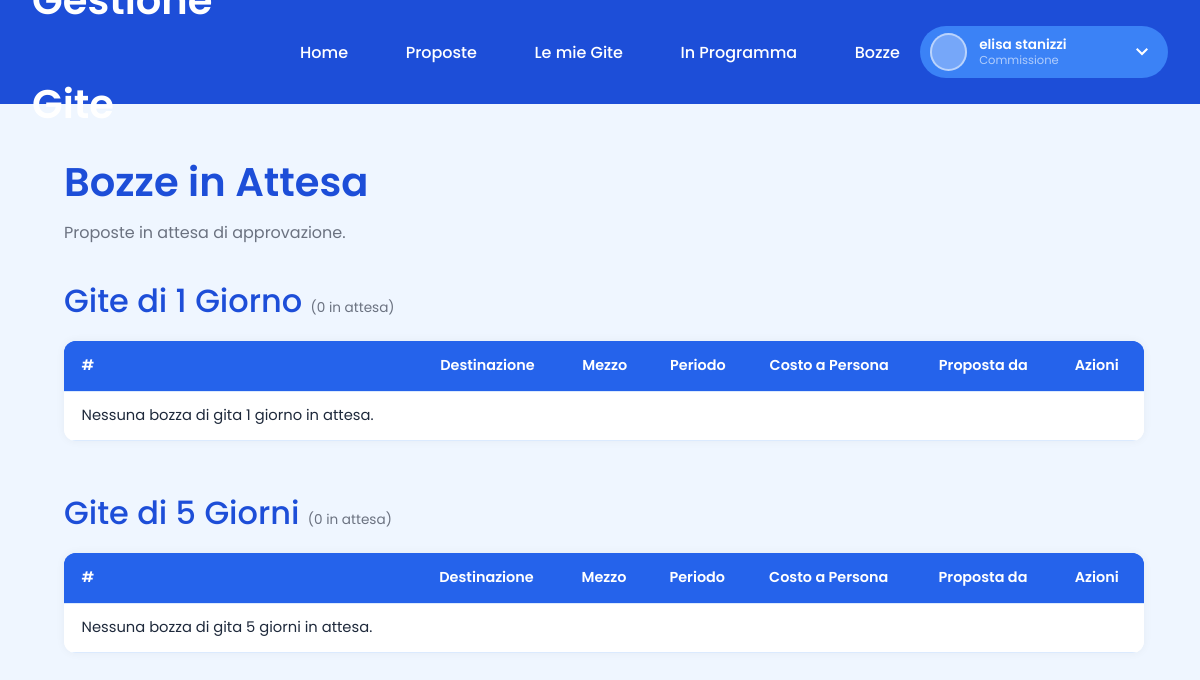
/elencoBozze.php (signed in), run on an earlier commit of the app's database.
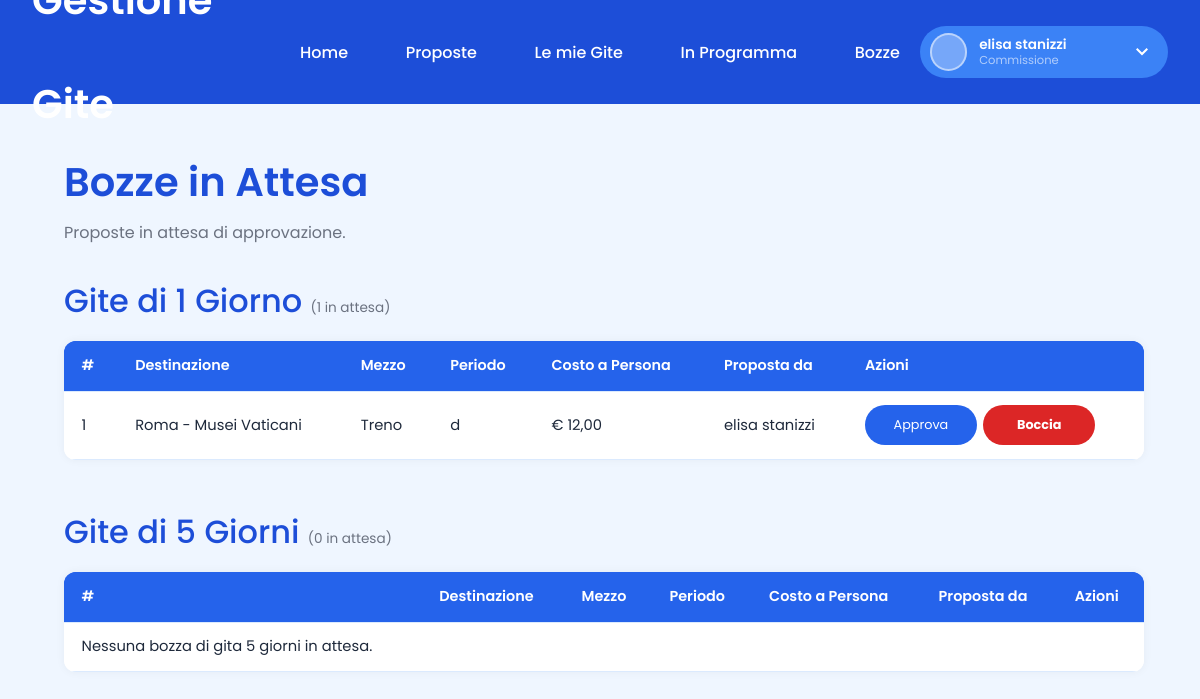
And on a later commit of the database.
### tables this page shows
CREATE TABLE `gita1g` (
  `idGita` int(11) NOT NULL,
  `idUtente` int(11) NOT NULL,
  `destinazione` varchar(255) NOT NULL,
  `descrizione` varchar(50) DEFAULT NULL,
  `mezzo` varchar(100) DEFAULT NULL,
  `periodo` varchar(100) DEFAULT NULL,
  `giorno` date DEFAULT NULL,
  `costoMezzo` decimal(10,2) DEFAULT NULL,
  `costoAttivita` decimal(10,2) DEFAULT NULL,
  `costoAPersona` decimal(10,2) DEFAULT NULL,
  `numAlunni` int(11) DEFAULT NULL,
  `classi` varchar(20) DEFAULT NULL,
  `idStato` int(11) NOT NULL
);

CREATE TABLE `utente` (
  `IDUtente` int(11) NOT NULL,
  `Nome` varchar(50) NOT NULL,
  `Cognome` varchar(50) NOT NULL,
  `Mail` varchar(100) NOT NULL,
  `Password` varchar(255) NOT NULL,
  `IDTipo` int(11) NOT NULL
);

### elencoBozze.php (the view, shortened to what this page needs)
<?php
include('nav.php');
$bozze1g = $conn->query("
    SELECT g.idGita, g.destinazione, g.mezzo, g.periodo, g.costoAPersona,
           u.Nome, u.Cognome
    FROM gita1g g
    JOIN utente u ON g.idUtente = u.IDUtente
    WHERE g.idStato = 1
    ORDER BY g.idGita DESC
");
$bozze5g = $conn->query("
    SELECT g.idGita, g.destinazione, g.mezzo, g.periodo, g.costoAPersona,
           u.Nome, u.Cognome
    FROM gite5 g
    JOIN utente u ON g.idUtente = u.IDUtente
    WHERE g.idStato = 1
    ORDER BY g.idGita DESC
");
$tot1g = $bozze1g ? $bozze1g->num_rows : 0;
$tot5g = $bozze5g ? $bozze5g->num_rows : 0;
?>
<!DOCTYPE html>
<html lang="it">
<head>
    <link rel="stylesheet" href="style.css">
    <link rel="stylesheet" href="vetrina.css">
    <link rel="stylesheet" href="style_custom.css">
</head>
<body>
<div class="container">
<main class="content bozze-padding">
<div class="hero-section">
    <h2 style="margin-bottom:0.5rem;color:var(--blue-700);">Bozze in Attesa</h2>
    <p>Proposte in attesa di approvazione.</p>
</div>
<div style="display:flex;align-items:center;justify-content:space-between;margin-top:2rem;margin-bottom:1rem;">
    <h3 style="color:var(--blue-700);margin:0;">Gite di 1 Giorno <span style="font-size:.85rem;font-weight:400;color:#6b7280;">(<?= $tot1g ?> in attesa)</span></h3>
</div>
<div class="table-section" style="margin-bottom:3rem;"><div class="table-container">
<table>
<thead><tr>
    <th>#</th>
    <th>Destinazione</th>
    <th>Mezzo</th>
    <th>Periodo</th>
    <th>Costo a Persona</th>
    <th>Proposta da</th>
    <th>Azioni</th>
</tr></thead>
<tbody>
<?php
$n = 1;
if ($bozze1g && $bozze1g->num_rows > 0) {
    while ($r = $bozze1g->fetch_assoc()) {
        $dest   = htmlspecialchars($r['destinazione']);
        $mezzo  = htmlspecialchars($r['mezzo'] ?? '—');
        $per    = htmlspecialchars($r['periodo'] ?? '—');
        $costo  = number_format($r['costoAPersona'], 2, ',', '.');
        $autore = htmlspecialchars($r['Nome'] . ' ' . $r['Cognome']);
        $id     = intval($r['idGita']);
        echo "<tr>
            <td>$n</td>
            <td>$dest</td>
            <td>$mezzo</td>
            <td>$per</td>
            <td>&euro; $costo</td>
            <td>$autore</td>
            <td style='display:flex;gap:0.4rem;'>
                <button type='button' class='button xs'        onclick=\"apriConferma($id,'approva','azione_1g','$dest')\">Approva</button>
                <button type='button' class='button cancel xs' onclick=\"apriConferma($id,'boccia','azione_1g','$dest')\">Boccia</button>
            </td>
        </tr>";
        $n++;
    }
} else {
    echo "<tr><td colspan='7' style='text-align:center;'>Nessuna bozza di gita 1 giorno in attesa.</td></tr>";
}
?>
</tbody>
</table>
</div></div>
<div style="display:flex;align-items:center;justify-content:space-between;margin-bottom:1rem;">
    <h3 style="color:var(--blue-700);margin:0;">Gite di 5 Giorni <span style="font-size:.85rem;font-weight:400;color:#6b7280;">(<?= $tot5g ?> in attesa)</span></h3>
</div>
<div class="table-section"><div class="table-container">
<table>
<thead><tr>
    <th>#</th>
    <th>Destinazione</th>
    <th>Mezzo</th>
    <th>Periodo</th>
    <th>Costo a Persona</th>
    <th>Proposta da</th>
    <th>Azioni</th>
</tr></thead>
<tbody>
<?php
$n = 1;
if ($bozze5g && $bozze5g->num_rows > 0) {
    while ($r = $bozze5g->fetch_assoc()) {
        $dest   = htmlspecialchars($r['destinazione']);
        $mezzo  = htmlspecialchars($r['mezzo'] ?? '—');
        $per    = htmlspecialchars($r['periodo'] ?? '—');
        $costo  = number_format($r['costoAPersona'], 2, ',', '.');
        $autore = htmlspecialchars($r['Nome'] . ' ' . $r['Cognome']);
        $id     = intval($r['idGita']);
        echo "<tr>
            <td>$n</td>
            <td>$dest</td>
            <td>$mezzo</td>
            <td>$per</td>
            <td>&euro; $costo</td>
            <td>$autore</td>
            <td style='display:flex;gap:0.4rem;'>
                <button type='button' class='button xs'        onclick=\"apriConferma($id,'approva','azione_5g','$dest')\">Approva</button>
                <button type='button' class='button cancel xs' onclick=\"apriConferma($id,'boccia','azione_5g','$dest')\">Boccia</button>
            </td>
        </tr>";
        $n++;
    }
} else {
    echo "<tr><td colspan='7' style='text-align:center;'>Nessuna bozza di gita 5 giorni in attesa.</td></tr>";
}
?>
</tbody>
</table>
</div></div>
</main>
</div>
</body>
</html>

What changed in the data, as far as the page shows it:
added gita1g: destinazione "Roma - Musei Vaticani", mezzo "Treno", periodo "d", costoAPersona "12,00", idUtente.Cognome "elisa stanizzi"
Also different on the page:
$tot1g: "0" → "1"
text no longer shown: "Nessuna bozza di gita 1 giorno in attesa."
